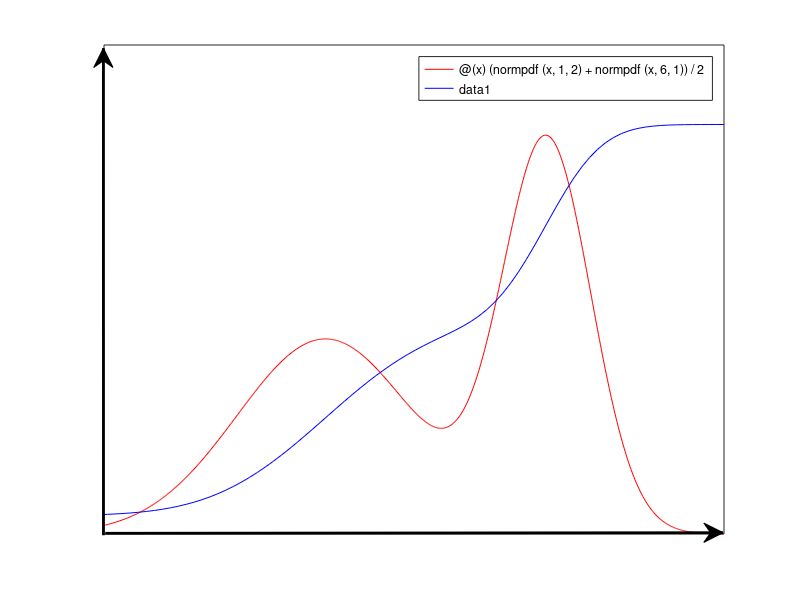

MATLAB code to generate this figure: (Note: this script raises an error after producing the figure.)
function demoPlotPdfCdf()


% Generate Bishop Figure 1.12 showing an arbitray PDF and its corresponding CDF.
% By Matt Dunham

pdf = @(x) (normpdf(x,1,2)+normpdf(x,6,1))/2;
fplot(pdf,[-10,10],'r');

cdf = @(x) quad(pdf,-3.99,x)/5 + 0.01; % /5 + 0.01 is a hack to super impose it overtop the pdf.

hold on;
fplot(cdf,[-10,10],'b');

axis([-4,10,0,0.25]);
set(gca,'XTick',[]);
set(gca,'YTick',[]);


%Auto generated

annotation(gcf,'arrow',[0.1293 0.1292],[0.1079 0.9197],'LineWidth',2);
annotation(gcf,'arrow',[0.1316 0.9039],[0.1112 0.1122],'LineWidth',2);

annotation(gcf,'rectangle','LineStyle','none',...
    'FaceColor',[0 0.749 0.749],...
    'Position',[0.3929 0.114 0.02 0.32]);


annotation(gcf,'textbox','String',{'p(x)'},'FontSize',12,...
    'FitHeightToText','off',...
    'LineStyle','none',...
    'Position',[0.58 0.7 0.04086 0.0446]);

annotation(gcf,'textbox','String',{'P(x)'},'FontSize',12,...
    'LineStyle','none',...
    'Position',[0.8214 0.7303 0.08372 0.06447]);

annotation(gcf,'textbox','String',{'dx'},'FitHeightToText','off',...
    'LineStyle','none',...
    'Position',[0.38 0.0765 0.02598 0.03286]);

annotation(gcf,'textbox','String',{'x'},'FitHeightToText','off',...
    'LineStyle','none',...
    'Position',[0.85 0.0765 0.02598 0.03286]);

if doPrintPmtk, doPrintPmtkFigures('pdfDemo'); end;

end
